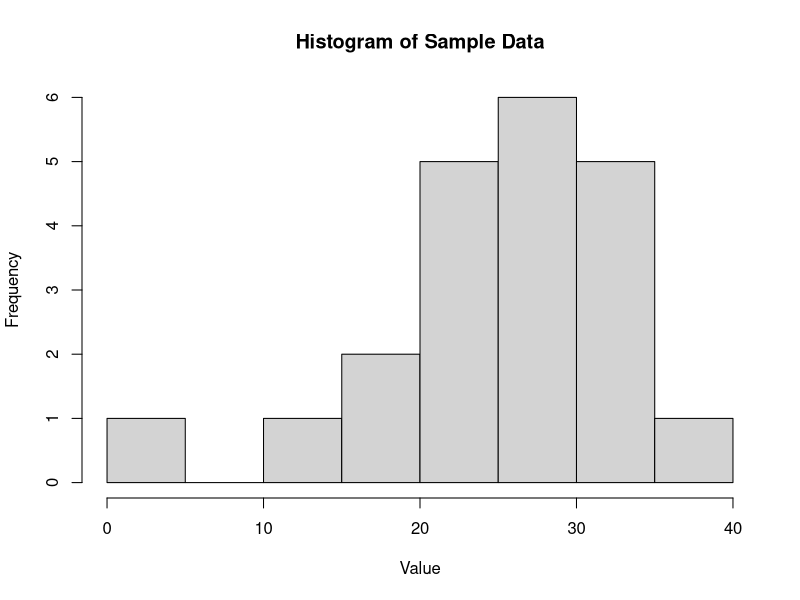
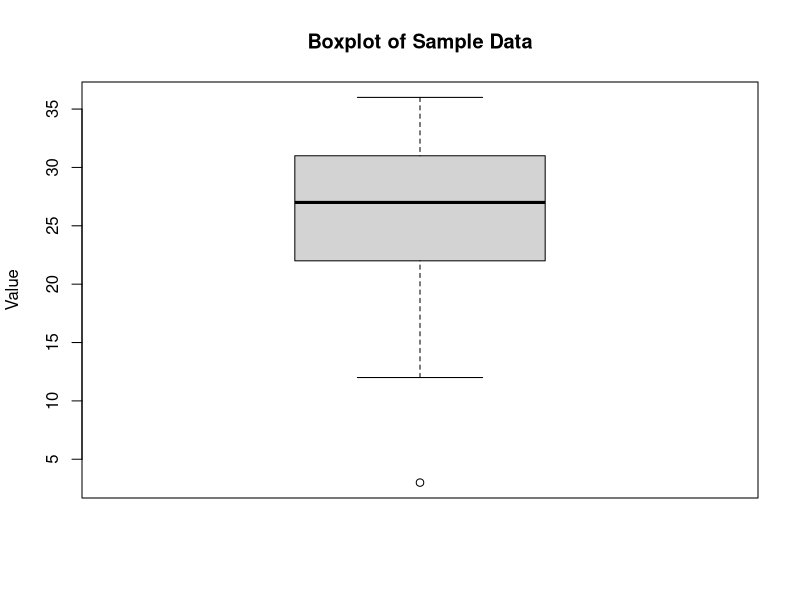
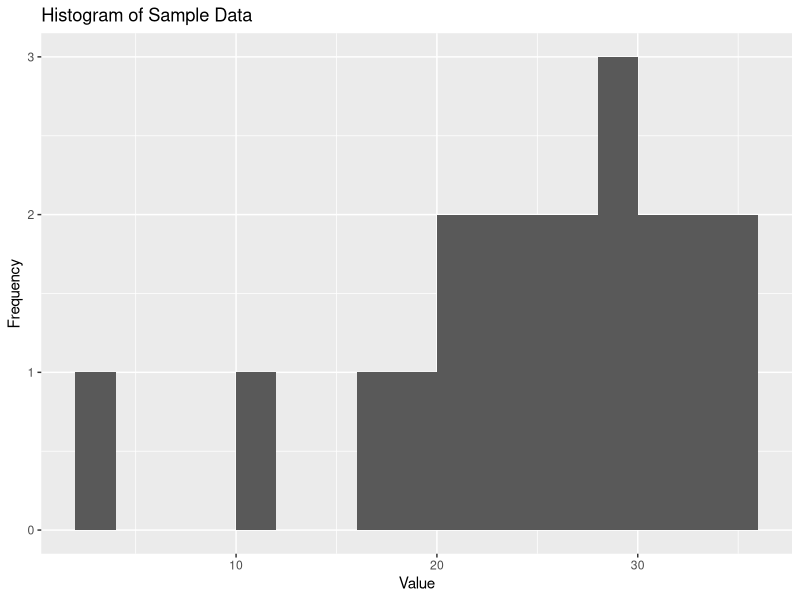
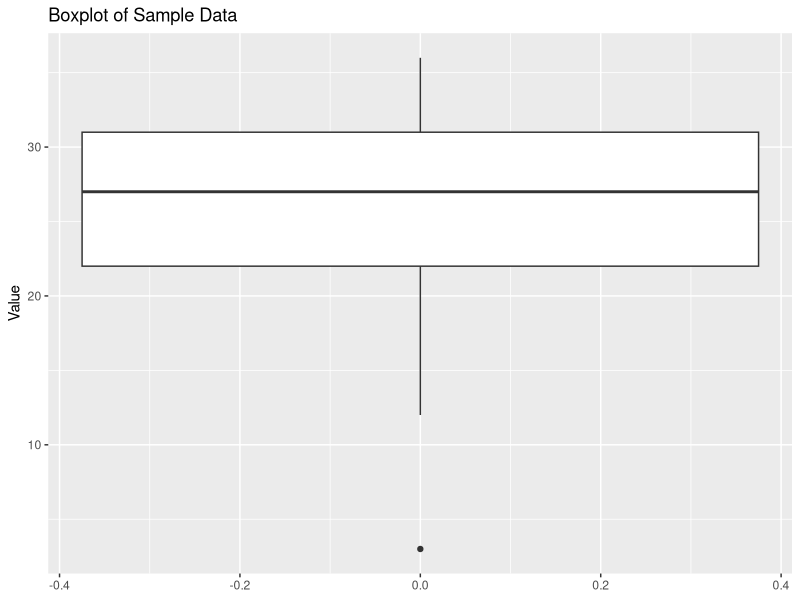

Write the R code that produced these figures, in order.
# Coding-assistant note: OpenAI Codex assisted with coding. The project owner made the key decisions on how to segment and manage the data.
# Dataset note: Uses the sample values defined directly in this script; no external data file is required.
# Sample dataset
x <- c(12, 18, 19, 21, 22, 23, 24, 25, 26, 27, 3, 28, 29, 29, 30, 31, 32, 33, 34, 35, 36)


# Histogram with class width 5
hist(
  x,
  main = "Histogram of Sample Data",
  xlab = "Value",
  ylab = "Frequency",
  breaks = seq(0, 40, by = 5)  # 10–14, 15–19, ...
)

# Boxplot
boxplot(
  x,
  main = "Boxplot of Sample Data",
  ylab = "Value",
  horizontal = FALSE
)

# install.packages(c("ggplot2"))
library(ggplot2)

df <- data.frame(value = x)

# Histogram with binwidth = 2
ggplot(df, aes(value)) +
geom_histogram(binwidth = 2, boundary = 10, closed = "right") +
labs(title = "Histogram of Sample Data", x = "Value", y = "Frequency")

# Boxplot
ggplot(df, aes(y = value)) +
geom_boxplot() +
labs(title = "Boxplot of Sample Data", y = "Value")

# Define class breaks from 10 to 40 by 5
breaks <- seq(10, 40, by = 5)

# Cut into intervals and tabulate
classes <- cut(x, breaks = breaks, right = TRUE, include.lowest = TRUE)
freq <- as.data.frame(table(classes))
names(freq) <- c("ClassInterval", "Frequency")

# Add relative and cumulative frequencies
freq$RelFreq <- freq$Frequency / sum(freq$Frequency)
freq$CumFreq <- cumsum(freq$Frequency)

print(freq)


# Five-number summary and quartiles
summary(x) # Min, 1st Qu., Median, Mean, 3rd Qu., Max
fivenum(x) # Tukey’s five-number summary

Q1 <- as.numeric(quantile(x, probs = 0.25, type = 2))
Q2 <- as.numeric(quantile(x, probs = 0.50, type = 2)) # median
Q3 <- as.numeric(quantile(x, probs = 0.75, type = 2))

Min <- min(x); Max <- max(x)

res <- data.frame(Min, Q1, Median = Q2, Q3, Max)
print(res)

Mode <- function(v) {
  tab <- table(v)
  m <- max(tab)
  as.numeric(names(tab)[tab == m])
}

Mode(x)
